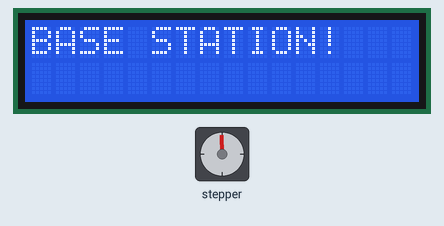
Recording of a sketch running on a simulated Arduino Uno, built with avr-gcc and run on an emulated ATmega328P. Shown: stepper motor, 16×2 character LCD. Wiring (inferred from the names in the program): stepper motor (2048 steps per turn assumed): coils pin 10, pin 11, pin 12, pin 13.

Above: at 7.1 s.
At 127.1 s:
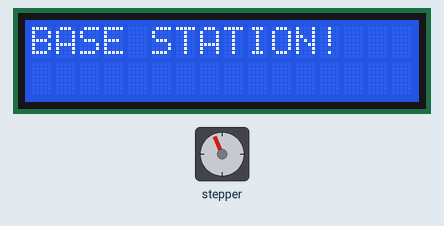
Timing chart, 0 to 128.6 s (numbered marks = the images above):
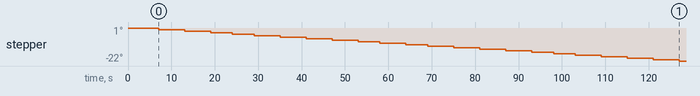

The sketch:

Base_Mount.ino
```cpp
/*
 * Team Number: 37
 * Salt Dispensing RC Car
 * Team Members:
 * Omar Salas-Rodriguez- osalas3 osalas3@uic.edu
 * Harsh Gupta - hgupta20 hgupta20@uic.edu
 * Brian Goldenberg - bgolde2 bgolde2@uic.edu
 *
 * Abstract:
 * Using a mobile application we will be designing a car that will
 * maneuver through ice and dispense salt on the ground creating a
 * safer walking environment. With three arduinos, a motor controller
 * for the dual motors, chassis with custom 3D printed parts, wheels,
 * chain, stepper motor and bluetooth module will be will dispense salt
 * from the back of the tank. When in need of salt, the tank will pull up
 * under a nearby base to request more salt to be dispensed(only when the car is in the proper position).
 * All controlled from the mobile application that we will also design and implement.

 */

//Reference From - https://www.arduino.cc/en/Tutorial/HelloWorld
//Author - Brian Goldenberg
//Description: Code used to display base station through LCD display
//             Lights up multiple leds around display to emphasize
//Libraties for Liquid crystal display


#include <LiquidCrystal.h>

// Setup code used for initliazing
  const int rs = 7, en = 6, d4 = 5, d5 = 4, d6 = 3, d7 = 2;
  LiquidCrystal lcd(rs, en, d4, d5, d6, d7);
    const int ledPin1 = 13;
    const int ledPin2 = 12;
  const int ledPin3 = 11;
  const int ledPin4 = 10;


void setup() {
  // initialize digital pins as outputs


  pinMode(LED_BUILTIN, OUTPUT);
  pinMode(ledPin1,OUTPUT);
  pinMode(ledPin2,OUTPUT);
  pinMode(ledPin3,OUTPUT);
  pinMode(ledPin4,OUTPUT);


 //Display to LCD
  lcd.begin(16, 2);
  lcd.print("BASE STATION!");
  delay(1000);
}

// the loop function runs over and over again forever
void loop() {
 //Loop function used for switching LEDS to on and oof


 //Switch to on
  digitalWrite(ledPin1,HIGH);
  digitalWrite(ledPin2,HIGH);
  digitalWrite(ledPin3,HIGH);
  digitalWrite(ledPin4,HIGH);


  delay(1000);                       // wait for a second
      // turn the LED off by making the voltage LOW
   digitalWrite(ledPin1,LOW);
  digitalWrite(ledPin2,LOW);
  digitalWrite(ledPin3,LOW);
  digitalWrite(ledPin4,LOW);


  delay(1000);                       // wait for a second
}
```
